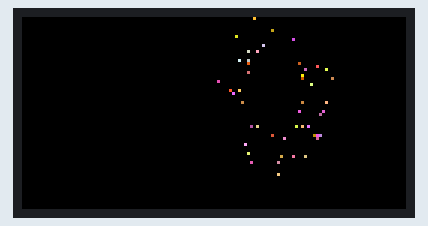
A sketch run on a simulated ESP32. On the bench: 128×64 colour display. Random numbers use the default seed unless the sketch sets one.

Above: at 2.53 s.
At 5.61 s:
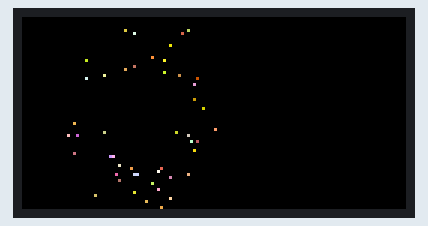
At 11.02 s:
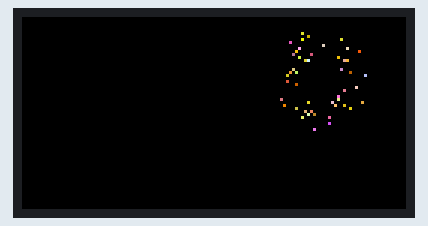
At 19.96 s:
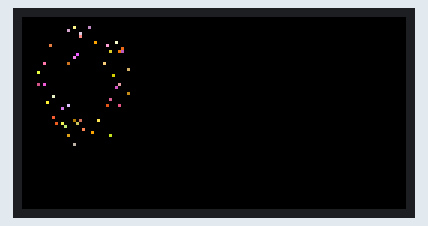
At 28.85 s:
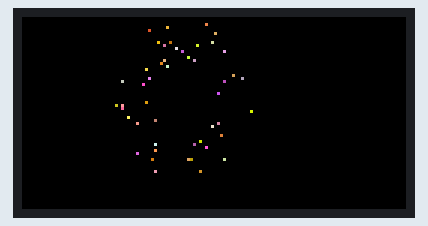
At 37.78 s:
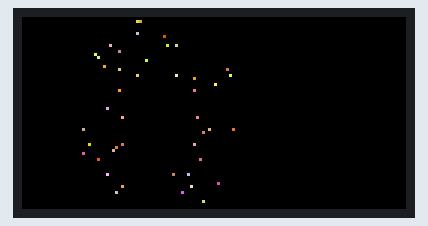

The sketch:

vuurwerk.ino
```cpp
#include <ESP32-HUB75-MatrixPanel-I2S-DMA.h>

#define PANEL_RES_X 128
#define PANEL_RES_Y 64
#define PANEL_CHAIN 1

MatrixPanel_I2S_DMA *dma_display = nullptr;

struct FireworkParticle {
  float x;
  float y;
  float dx;
  float dy;
  uint16_t color;
  bool alive;
};

FireworkParticle particles[64];
int particleCount = 0;
int launchX = PANEL_RES_X / 2;
int rocketY = PANEL_RES_Y - 1;
bool rocketActive = false;
unsigned long lastFrame = 0;
unsigned long phaseStartTime = 0;
int phase = 0;
uint16_t bgColor;

uint16_t rgb565(uint8_t r, uint8_t g, uint8_t b) {
  return ((r & 0xF8) << 8) | ((g & 0xFC) << 3) | (b >> 3);
}

void startRocket() {
  launchX = random(20, PANEL_RES_X - 20);
  rocketY = PANEL_RES_Y - 1;
  rocketActive = true;
  phase = 1;
  phaseStartTime = millis();
}

void startExplosion() {
  phaseStartTime = millis();
  particleCount = 0;
  for (int i = 0; i < 48; i++) {
    float angle = random(0, 360) * 0.0174533;
    float speed = random(40, 90) / 40.0;
    particles[particleCount++] = {
      (float)launchX,
      (float)rocketY,
      cos(angle) * speed,
      sin(angle) * speed,
      rgb565(random(200, 255), random(80, 255), random(0, 255)),
      true
    };
  }
  phase = 2;
}

void drawRocketTrail(int x, int y) {
  for (int i = 0; i < 4; i++) {
    int ty = y + i;
    if (ty < PANEL_RES_Y) {
      uint16_t color = rgb565(255, 180 - i * 40, 60);
      dma_display->drawPixel(x, ty, color);
    }
  }
}

void updateExplosion() {
  bool anyAlive = false;
  for (int i = 0; i < particleCount; i++) {
    if (!particles[i].alive) continue;
    particles[i].x += particles[i].dx;
    particles[i].y += particles[i].dy;
    particles[i].dx *= 0.95;
    particles[i].dy += 0.12;
    if (particles[i].x < 0 || particles[i].x >= PANEL_RES_X || particles[i].y < 0 || particles[i].y >= PANEL_RES_Y) {
      particles[i].alive = false;
      continue;
    }
    if (random(0, 100) < 10) {
      particles[i].color = rgb565(random(180, 255), random(80, 255), random(0, 255));
    }
    anyAlive = true;
  }
  if (!anyAlive) phase = 3;
}

void drawExplosion() {
  for (int i = 0; i < particleCount; i++) {
    if (!particles[i].alive) continue;
    int px = round(particles[i].x);
    int py = round(particles[i].y);
    dma_display->drawPixel(px, py, particles[i].color);
  }
}

void setup() {
  delay(1000);

  HUB75_I2S_CFG::i2s_pins custom_pins = {
    26, 27, 25,
    12, 13, 14,
    33, 32, 22,
    19, 23,
    2,  15, 4
  };

  HUB75_I2S_CFG mxconfig(
    PANEL_RES_X, PANEL_RES_Y, PANEL_CHAIN,
    custom_pins, HUB75_I2S_CFG::SHIFTREG
  );

  dma_display = new MatrixPanel_I2S_DMA(mxconfig);
  dma_display->begin();
  dma_display->setBrightness8(80);
  dma_display->clearScreen();

  randomSeed(analogRead(0));
  bgColor = rgb565(0, 0, 16);
  startRocket();
}

void loop() {
  unsigned long now = millis();
  if (now - lastFrame < 40) return;
  lastFrame = now;

  dma_display->fillScreen(0x0000);

  if (phase == 1) {
    drawRocketTrail(launchX, rocketY);
    dma_display->drawPixel(launchX, rocketY, rgb565(255, 255, 255));
    rocketY -= 2;
    if (rocketY < 18) {
      rocketActive = false;
      startExplosion();
    }
  } else if (phase == 2) {
    updateExplosion();
    drawExplosion();
  } else if (phase == 3) {
    unsigned long elapsed = now - phaseStartTime;
    if (elapsed >= 80) {
      startRocket();
    }
  }

  delay(20);
}
```
